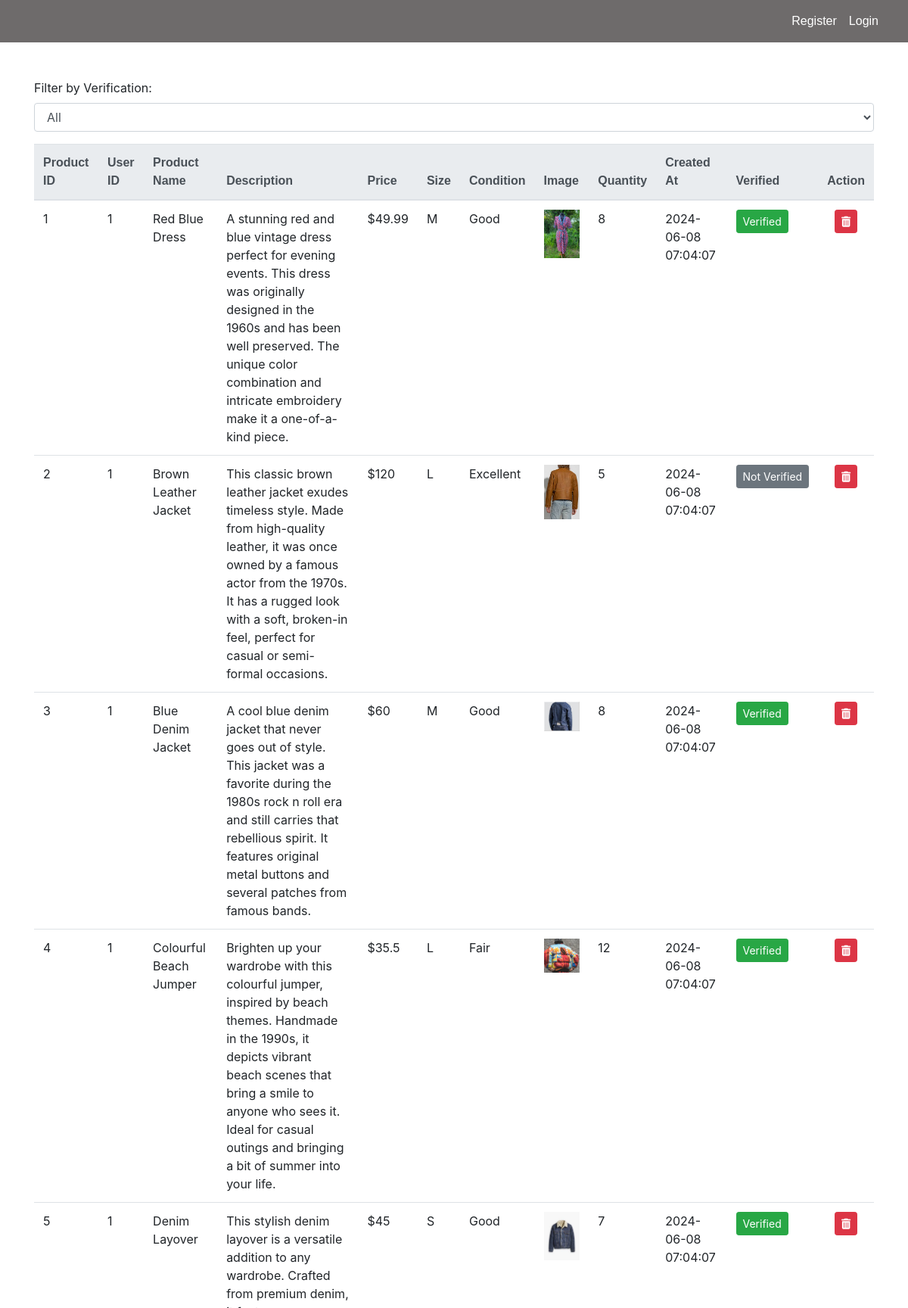
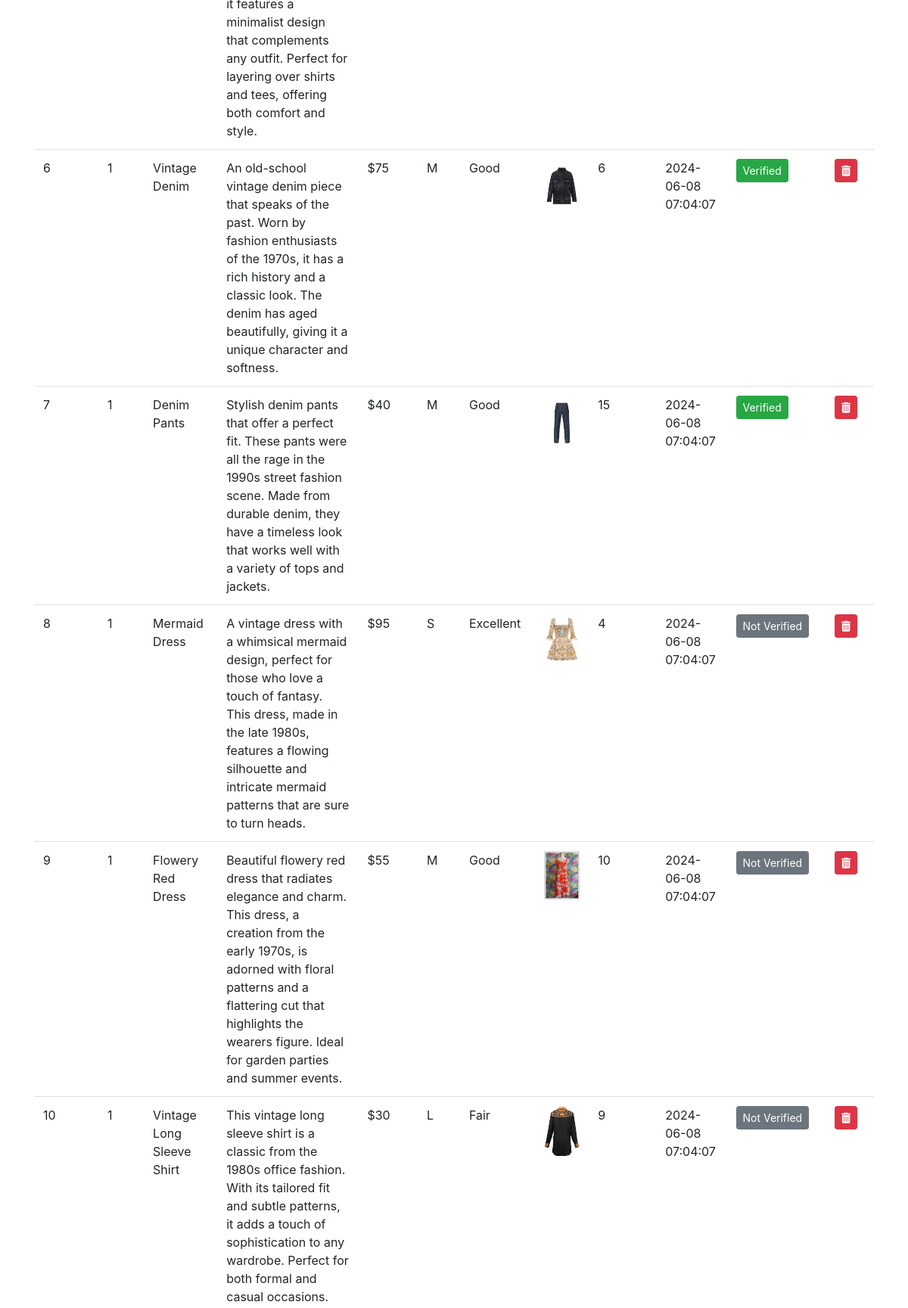
Page /view_products_admin (upper part) on the committed database (2 pictures, top to bottom).
### tables this page shows
CREATE TABLE "Products" (
	"product_id"	INTEGER NOT NULL,
	"user_id"	INTEGER NOT NULL,
	"product_name"	VARCHAR(45) NOT NULL,
	"description"	VARCHAR(45) NOT NULL,
	"price"	DECIMAL(10, 2),
	"size"	VARCHAR(10),
	"condition"	VARCHAR(20) NOT NULL,
	"image_url"	VARCHAR(255),
	"quantity"	INTEGER NOT NULL,
	"created_at"	DATETIME NOT NULL,
	"verified"	BOOLEAN NOT NULL,
	PRIMARY KEY("product_id" AUTOINCREMENT),
	FOREIGN KEY("user_id") REFERENCES "Users"("user_id")
);

### app.py (the view)
@app.route("/view_products_admin")
def view_products_admin():
    con = sqlite3.connect("database.db")
    con.row_factory = sqlite3.Row
    cur = con.cursor()
    cur.execute("SELECT product_id, * FROM Products")
    rows = cur.fetchall()
    con.close()
    return render_template("view_products_admin.html", rows=rows)

### app.py (called while the page is built)
@app.before_request
def make_session_permanent():
    session.permanent = True
    app.permanent_session_lifetime = timedelta(hours=1)
    session.modified = True

### templates/view_products_admin.html (shortened to what this page needs)
<!DOCTYPE html>
<html lang="en">
<head>
    {% include "header.html" %}
    {% include "navbar.html" %}
    <link rel="stylesheet" href="https://stackpath.bootstrapcdn.com/bootstrap/4.3.1/css/bootstrap.min.css">
</head>
<body>
    <div class="container mt-5">
        <div class="mb-3">
            <label for="verificationFilter">Filter by Verification:</label>
            <select id="verificationFilter" class="form-control" onchange="filterTable()">
                <option value="all">All</option>
            </select>
        </div>
        <table id="productTable" class="table table-hover">
            <thead class="thead-light">
                <tr>
                    <th>Product ID</th>
                    <th>User ID</th>
                    <th>Product Name</th>
                    <th>Description</th>
                    <th>Price</th>
                    <th>Size</th>
                    <th>Condition</th>
                    <th>Image</th>
                    <th>Quantity</th>
                    <th>Created At</th>
                    <th>Verified</th>
                    <th>Action</th>
                </tr>
            </thead>
            <tbody>
                {% for row in rows %}
                <tr>
                    <td>{{ row["product_id"] }}</td>
                    <td>{{ row["user_id"] }}</td>
                    <td>{{ row["product_name"] }}</td>
                    <td>{{ row["description"] }}</td>
                    <td>${{ row["price"] }}</td>
                    <td>{{ row["size"] }}</td>
                    <td>{{ row["condition"] }}</td>
                    <td><img class="product-img" src="{{ url_for('static', filename='productImg/' + row["image_url"]
                            + '.jpg' ) }}" alt="{{ row[" product_name"] }}"></td>
                    <td>{{ row["quantity"] }}</td>
                    <td>{{ row["created_at"]}}</td>
                    <td>
                        <form action="{{ url_for('toggle_verified_route', product_id=row["product_id"]) }}"
                            method="POST">
                            <button type="submit" class="btn btn-sm {{ 'btn-success' if row["verified"]
                                else 'btn-secondary' }}">
                                {{ 'Verified' if row["verified"] else 'Not Verified' }}
                            </button>
                        </form>
                    </td>
                    <td class="text-center">
                        <form onsubmit="return confirm('Are you sure you want to delete this product?');"
                            action="{{ url_for('delete_product', product_id=row["product_id"]) }}" method="POST"
                            class="d-inline">
                            <button type="submit" class="btn btn-danger btn-sm"><i
                                    class="fas fa-trash-alt"></i></button>
                        </form>
                    </td>
                </tr>
                {% endfor %}
            </tbody>
        </table>
    </div>
</body>
</html>

### static/css/site.css (style rules this page uses)
html, body { height: 100%; margin: 0; padding: 0; }
body { display: flex; flex-direction: column; }
.product-img { width: 100%; height: 600px; object-fit: cover; }
.product-img { width: 100%; height: 300px; object-fit: cover; }

### templates/view_products_admin.html (style rules this page uses)
th { font-family: "Poppins", sans-serif; }
.product-img { max-width: 100px; height: auto; }

### rows in the picture
Products: product_id "1", user_id "1", product_name "Red Blue Dress", description "A stunning red and blue vintage dress perfect for evening events. This dress was originally designed in the 1960s and has been well preserved. The unique color combination and intricate embroidery make it a one-of-a-kind piece.", price "49.99", size "M", condition "Good", image_url (picture), quantity "8", created_at "2024-06-08 07:04:07", verified "Verified"
Products: product_id "2", user_id "1", product_name "Brown Leather Jacket", description "This classic brown leather jacket exudes timeless style. Made from high-quality leather, it was once owned by a famous actor from the 1970s. It has a rugged look with a soft, broken-in feel, perfect for casual or semi-formal occasions.", price "120", size "L", condition "Excellent", image_url (picture), quantity "5", created_at "2024-06-08 07:04:07", verified "Not Verified"
Products: product_id "3", user_id "1", product_name "Blue Denim Jacket", description "A cool blue denim jacket that never goes out of style. This jacket was a favorite during the 1980s rock n roll era and still carries that rebellious spirit. It features original metal buttons and several patches from famous bands.", price "60", size "M", condition "Good", image_url (picture), quantity "8", created_at "2024-06-08 07:04:07", verified "Verified"
Products: product_id "4", user_id "1", product_name "Colourful Beach Jumper", description "Brighten up your wardrobe with this colourful jumper, inspired by beach themes. Handmade in the 1990s, it depicts vibrant beach scenes that bring a smile to anyone who sees it. Ideal for casual outings and bringing a bit of summer into your life.", price "35.5", size "L", condition "Fair", image_url (picture), quantity "12", created_at "2024-06-08 07:04:07", verified "Verified"
Products: product_id "5", user_id "1", product_name "Denim Layover", description "This stylish denim layover is a versatile addition to any wardrobe. Crafted from premium denim, it features a minimalist design that complements any outfit. Perfect for layering over shirts and tees, offering both comfort and style.", price "45", size "S", condition "Good", image_url (picture), quantity "7", created_at "2024-06-08 07:04:07", verified "Verified"
Products: product_id "6", user_id "1", product_name "Vintage Denim", description "An old-school vintage denim piece that speaks of the past. Worn by fashion enthusiasts of the 1970s, it has a rich history and a classic look. The denim has aged beautifully, giving it a unique character and softness.", price "75", size "M", condition "Good", image_url (picture), quantity "6", created_at "2024-06-08 07:04:07", verified "Verified"
Products: product_id "7", user_id "1", product_name "Denim Pants", description "Stylish denim pants that offer a perfect fit. These pants were all the rage in the 1990s street fashion scene. Made from durable denim, they have a timeless look that works well with a variety of tops and jackets.", price "40", size "M", condition "Good", image_url (picture), quantity "15", created_at "2024-06-08 07:04:07", verified "Verified"
Products: product_id "8", user_id "1", product_name "Mermaid Dress", description "A vintage dress with a whimsical mermaid design, perfect for those who love a touch of fantasy. This dress, made in the late 1980s, features a flowing silhouette and intricate mermaid patterns that are sure to turn heads.", price "95", size "S", condition "Excellent", image_url (picture), quantity "4", created_at "2024-06-08 07:04:07", verified "Not Verified"
Products: product_id "9", user_id "1", product_name "Flowery Red Dress", description "Beautiful flowery red dress that radiates elegance and charm. This dress, a creation from the early 1970s, is adorned with floral patterns and a flattering cut that highlights the wearers figure. Ideal for garden parties and summer events.", price "55", size "M", condition "Good", image_url (picture), quantity "10", created_at "2024-06-08 07:04:07", verified "Not Verified"
Products: product_id "10", user_id "1", product_name "Vintage Long Sleeve Shirt", description "This vintage long sleeve shirt is a classic from the 1980s office fashion. With its tailored fit and subtle patterns, it adds a touch of sophistication to any wardrobe. Perfect for both formal and casual occasions.", price "30", size "L", condition "Fair", image_url (picture), quantity "9", created_at "2024-06-08 07:04:07", verified "Not Verified"
